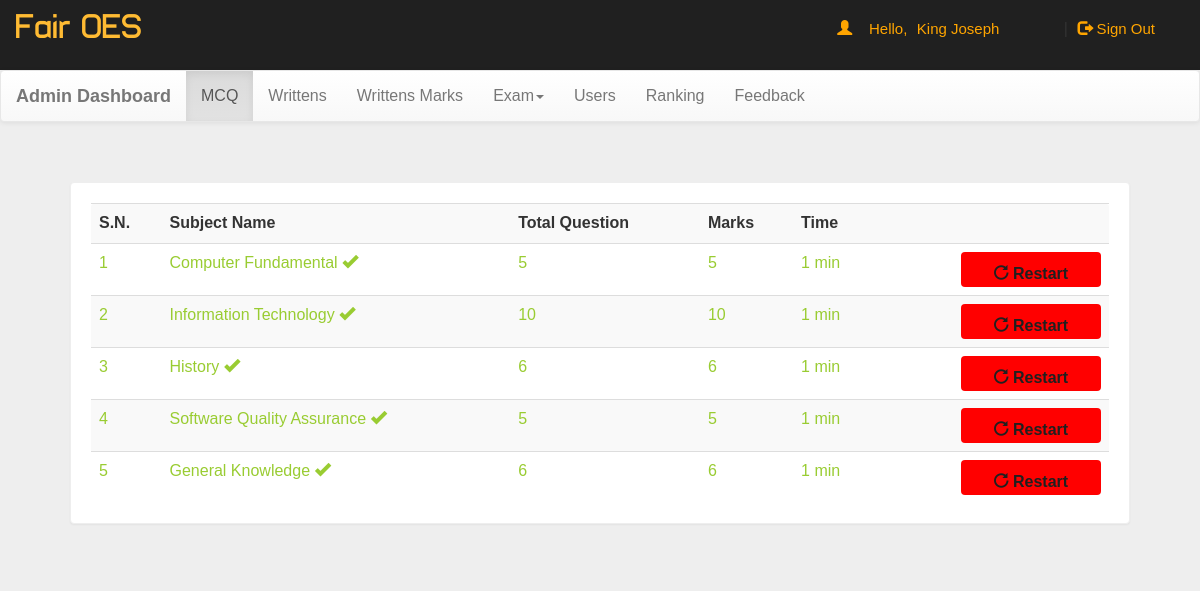
The page /dash.php (signed in) on the database its author committed.
### tables this page shows
CREATE TABLE `quiz` (
  `eid` text NOT NULL,
  `title` varchar(100) NOT NULL,
  `right` int(11) NOT NULL,
  `wrong` int(11) NOT NULL,
  `total` int(11) NOT NULL,
  `time` bigint(20) NOT NULL,
  `intro` text NOT NULL,
  `tag` varchar(100) NOT NULL,
  `date` timestamp NOT NULL DEFAULT current_timestamp() ON UPDATE current_timestamp()
);

### dash.php (the view, shortened to what this page needs)
<!DOCTYPE html PUBLIC "-//W3C//DTD XHTML 1.0 Transitional//EN" "http://www.w3.org/TR/xhtml1/DTD/xhtml1-transitional.dtd">
<html xmlns="http://www.w3.org/1999/xhtml">
<head>
  <link rel="stylesheet" href="css/bootstrap.min.css" />
  <link rel="stylesheet" href="css/bootstrap-theme.min.css" />
  <link rel="stylesheet" href="css/main.css">
  <link rel="stylesheet" href="css/font.css">
</head>
<body style="background:#eee;">
  <div class="header">
    <div class="row">
      <div class="col-lg-6">
        <span class="logo">Fair OES</span>
      </div>
      <?php
      include_once 'dbConnection.php';
      $email = $_SESSION['email'];
      if (!(isset($_SESSION['email']))) {
        header("location:index.php");
      } else {
        $name = $_SESSION['name'];;
        echo '<span class="pull-right top title1" ><span class="log1"><span class="glyphicon glyphicon-user" aria-hidden="true"></span>&nbsp;&nbsp;&nbsp;&nbsp;Hello,</span> <a href="dash.php" class="log log1">' . $name . '</a>&nbsp;|&nbsp;<a href="logout.php?q=dash.php" class="log"><span class="glyphicon glyphicon-log-out" aria-hidden="true"></span>&nbsp;Sign Out</button></a></span>';
      } ?>
    </div>
  </div>
  <nav class="navbar navbar-default title1">
    <div class="container-fluid">
      <div class="navbar-header">
        <a class="navbar-brand" href="dash.php?q=0"><b>Admin Dashboard</b></a>
      </div>
      <div class="collapse navbar-collapse" id="bs-example-navbar-collapse-1">
        <ul class="nav navbar-nav">
          <li <?php if (@$_GET['q'] == 0) echo 'class="active"'; ?>><a href="dash.php?q=0">MCQ</a></li>
          <li <?php if (@$_GET['q'] == 8) echo 'class="active"'; ?>><a href="dash.php?q=8">Writtens</a></li>
          <li <?php if (@$_GET['q'] == 9) echo 'class="active"'; ?>><a href="dash.php?q=9">Writtens Marks</a></li>
          <li class="dropdown <?php if (@$_GET['q'] == 4 || @$_GET['q'] == 5) echo 'active"'; ?>">
            <a href="#" class="dropdown-toggle" data-toggle="dropdown" role="button" aria-haspopup="true" aria-expanded="false">Exam<span class="caret"></span></a>
          </li>
          <li <?php if (@$_GET['q'] == 1) echo 'class="active"'; ?>><a href="dash.php?q=1">Users</a></li>
          <li <?php if (@$_GET['q'] == 2) echo 'class="active"'; ?>><a href="dash.php?q=2">Ranking</a></li>
          <li <?php if (@$_GET['q'] == 3) echo 'class="active"'; ?>><a href="dash.php?q=3">Feedback</a></li>
        </ul>
      </div>
    </div>
  </nav>
  <div class="container">
    <div class="row">
      <div class="col-md-12">
        <?php if (@$_GET['q'] == 0) {
          $result = mysqli_query($con, "SELECT * FROM quiz ORDER BY date DESC") or die('Error');
          echo  '<div class="panel"><div class="table-responsive"><table class="table table-striped title1">
                                                                <tr><td><b>S.N.</b></td><td><b>Subject Name</b></td><td><b>Total Question</b></td><td><b>Marks</b></td><td><b>Time</b></td><td></td></tr>';
          $c = 1;
          while ($row = mysqli_fetch_array($result)) {
            $title = $row['title'];
            $total = $row['total'];
            $right = $row['right'];
            $time = $row['time'];
            $eid = $row['eid'];
            $q12 = mysqli_query($con, "SELECT score FROM history WHERE eid='$eid' AND email='$email'") or die('Error98');
            $rowcount = mysqli_num_rows($q12);
            if ($rowcount == 0) {
              echo '<tr><td>' . $c++ . '</td><td>' . $title . '</td><td>' . $total . '</td><td>' . $right * $total . '</td><td>' . $time . '&nbsp;min</td></tr>';
            } else {
              echo '<tr style="color:#99cc32"><td>' . $c++ . '</td><td>' . $title . '&nbsp;<span title="This quiz is already solve by you" class="glyphicon glyphicon-ok" aria-hidden="true"></span></td><td>' . $total . '</td><td>' . $right * $total . '</td><td>' . $time . '&nbsp;min</td>
                  <td><b><a href="update.php?q=quizre&step=25&eid=' . $eid . '&n=1&t=' . $total . '" class="pull-right btn sub1" style="margin:0px;background:red"><span class="glyphicon glyphicon-repeat" aria-hidden="true"></span>&nbsp;<span class="title1"><b>Restart</b></span></a></b></td></tr>';
            }
          }
          echo '</table></div></div>';
        } ?>
      </div>
    </div>
  </div>
</body>
</html>

### css/main.css (style rules this page uses)
body { overflow-x: hidden; width: 100%; font: 15px "Century Gothic", "Times Roman", sans-serif; background: #eee; min-height: 550px; background-attachment: fixed; }
.panel { border-color: #eee; margin: 40px; padding: 20px; font: 15px "Century Gothic", "Times Roman", sans-serif; }
.header { background: #202020; height: 70px; }
.logo { font-family: "typo"; font-size: 35px; color: #ffbb33; margin: 15px; }
.title1 { font: 16px "Century Gothic", "Times Roman", sans-serif; }
.sub1 { width: 90px; color: #202020; background: orange; font-size: 15px; height: 35px; margin: 20px; padding: 10px; width: 140px; }
.top { margin-top: 20px; }
.log1 { font: 15px "Ubuntu", sans-serif; color: orange; margin-left: 10px; }
.log { margin: 10px; margin-right: 60px; margin-left: 5px; color: orange; text-decoration: none; font-size: 20px; font-size: 15px; }

### rows shown on the page
quiz: title "Computer Fundamental", total "5", $right*$total "5", time "1"
quiz: title "Information Technology", total "10", $right*$total "10", time "1"
quiz: title "History", total "6", $right*$total "6", time "1"
quiz: title "Software Quality Assurance", total "5", $right*$total "5", time "1"
quiz: title "General Knowledge", total "6", $right*$total "6", time "1"

### other values the page prints
$name "King Joseph"
